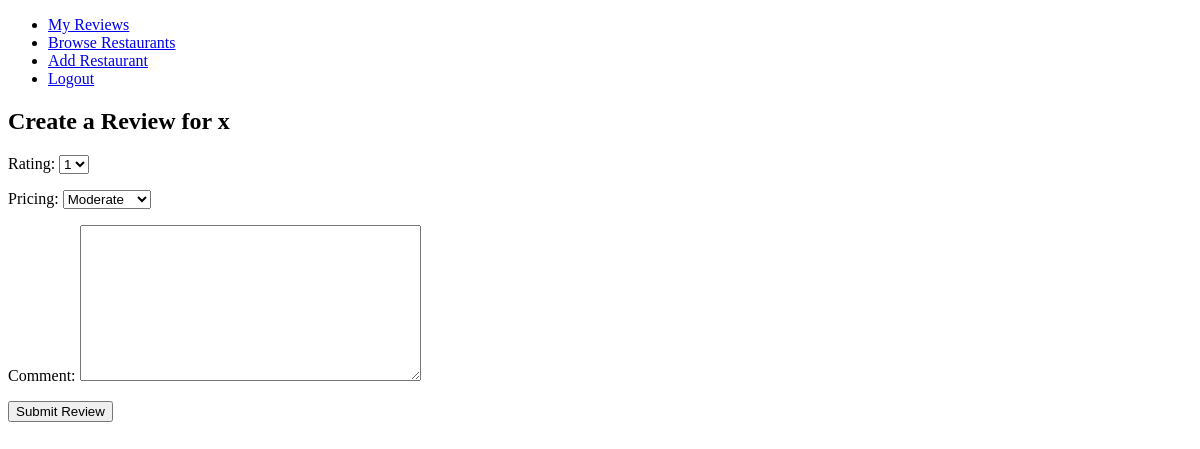
The page /create-review/6/ (signed in) on the database as committed earlier.
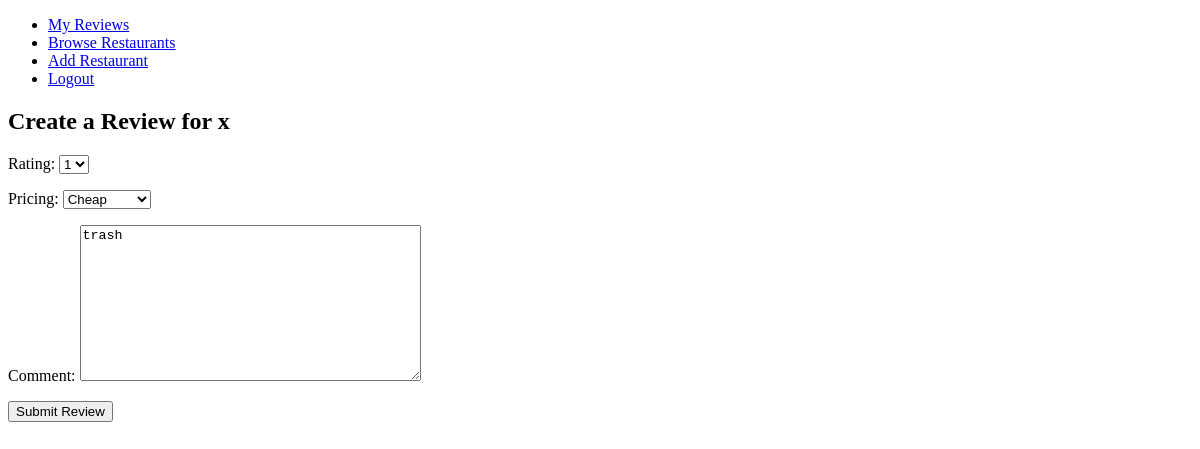
The same page on the database as committed later.
### reviews/models.py (models this page shows, shortened)
class Review(models.Model):
    RATINGS_OPTIONS: List[Tuple[int, str]] = [
        (1, '1'),
        (2, '2'),
        (3, '3'),
        (4, '4'),
        (5, '5'),
    ]
    PRICING_CATEGORY_OPTION: List[Tuple[str, str]] = [
        ('cheap', 'Cheap'),
        ('moderate', 'Moderate'),
        ('high', 'High'),
        ('overpriced', 'Overpriced'),
    ]
    restaurant = models.ForeignKey(Restaurant, on_delete=models.CASCADE)
    customer = models.ForeignKey(get_user_model(), on_delete=models.CASCADE)
    created = models.DateTimeField(auto_now_add=True)
    rating = models.IntegerField(max_length=1, choices=RATINGS_OPTIONS, default=3)
    pricing = models.CharField(max_length=30, choices=PRICING_CATEGORY_OPTION, default='moderate')
    comment = models.TextField(max_length=500, blank=True, null=True)
    class Meta:
        unique_together = ['restaurant', 'customer']

### reviews/views.py (the view)
# urls.py: path('create-review/<int:restaurant_id>/', create_review, name='create_review'),
@login_required
def create_review(request, restaurant_id):
    restaurant = get_object_or_404(Restaurant, id=restaurant_id)
    user_review = Review.objects.filter(restaurant=restaurant, customer=request.user).first()
    if request.method == 'POST':
        form = ReviewForm(request.POST, instance=user_review)
        if form.is_valid():
            review = form.save(commit=False)
            review.customer = request.user
            review.restaurant = restaurant
            review.save()
            return redirect('restaurant_detail', restaurant_id=restaurant.id)
    else:
        form = ReviewForm(instance=user_review)
    return render(request, 'reviews/create_review.html', {'restaurant': restaurant, 'form': form})

### reviews/forms.py
class ReviewForm(forms.ModelForm):
    class Meta:
        model = Review
        fields = ['rating', 'pricing', 'comment']

### reviews/templates/reviews/create_review.html (shortened to what this page needs)
<!DOCTYPE html>
<html lang="en">
<head>
</head>
<body>
{% extends 'main.html' %}
{% block content %}
<h2>Create a Review for {{ restaurant.name }}</h2>
<form method="post" action="">
    {{ form.as_p }}
    <button type="submit">Submit Review</button>
</form>
{% endblock content %}

Rows that differ between the two databases and show on the page:
changed Review: pricing "Moderate" → "Cheap"; comment (not shown) → "trash"
